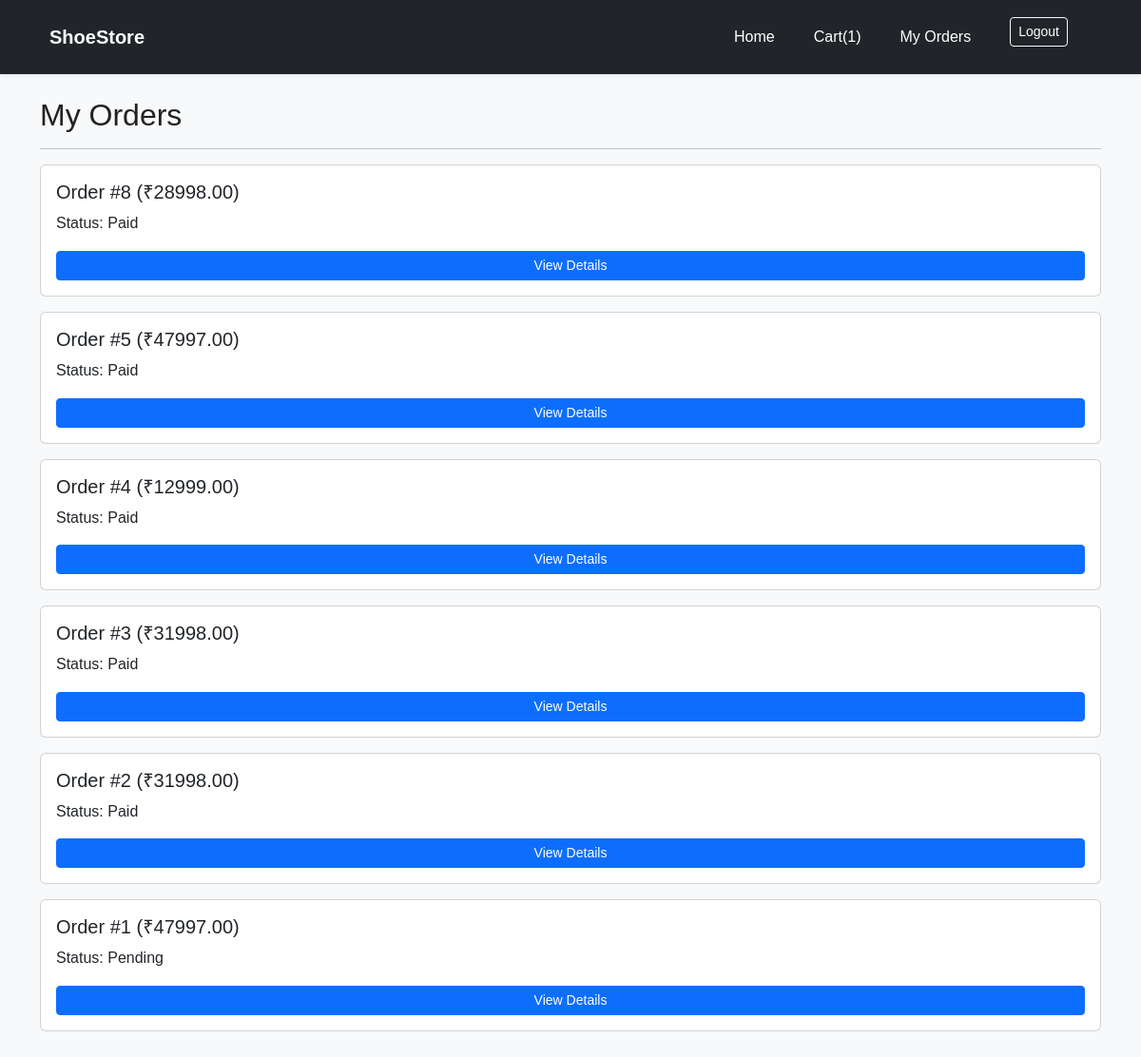
The page /orders/my-orders/ (signed in) on the database its author committed.
### orders/models.py (models this page shows, shortened)
class Order(models.Model):
    user = models.ForeignKey(User, on_delete=models.CASCADE)
    total_amount = models.DecimalField(max_digits=10, decimal_places=2)
    payment_id = models.CharField(max_length=255, blank=True, null=True)
    status = models.CharField(max_length=20, default="Pending")  # Pending, Paid, Cancelled
    created_at = models.DateTimeField(auto_now_add=True)
    full_name = models.CharField(max_length=100)
    phone = models.CharField(max_length=15)
    address_line = models.CharField(max_length=255)
    city = models.CharField(max_length=100)
    pincode = models.CharField(max_length=10)
    created_at = models.DateTimeField(auto_now_add=True)

### orders/views.py (the view)
# urls.py: path("my-orders/", views.my_orders, name="my_orders"),
def my_orders(request):
    orders = Order.objects.filter(user=request.user).order_by("-created_at")
    return render(request, "orders/my_orders.html", {"orders": orders})

### cart/context_processors.py (called while the page is built)
def cart_item_count(request):
    if request.user.is_authenticated:
        count = CartItem.objects.filter(user=request.user).count()
    else:
        count = 0
    return {"cart_count": count}

### orders/templates/orders/my_orders.html
{% extends "base.html" %}
{% block content %}
<h2>My Orders</h2>
<hr>
{% for order in orders %}
<div class="card mb-3 p-3">
    <h5>Order #{{ order.id }} (₹{{ order.total_amount }})</h5>
    <p>Status: {{ order.status }}</p>
    <a href="{% url 'order_detail' order.id %}" class="btn btn-primary btn-sm">
    View Details
</a>
</div>
{% empty %}
<p>No orders found.</p>
{% endfor %}
{% endblock %}

### static/css/styles.css (style rules this page uses)
* { margin: 0; padding: 0; box-sizing: border-box; font-family: "Poppins", sans-serif; }
body { background: #f5f7fa; color: #222; line-height: 1.6; }

### rows shown on the page
Order: id "8", total_amount "28998.00", status "Paid"
Order: id "5", total_amount "47997.00", status "Paid"
Order: id "4", total_amount "12999.00", status "Paid"
Order: id "3", total_amount "31998.00", status "Paid"
Order: id "2", total_amount "31998.00", status "Paid"
Order: id "1", total_amount "47997.00", status "Pending"

### other values the page prints
{{ cart_count }} "1"
